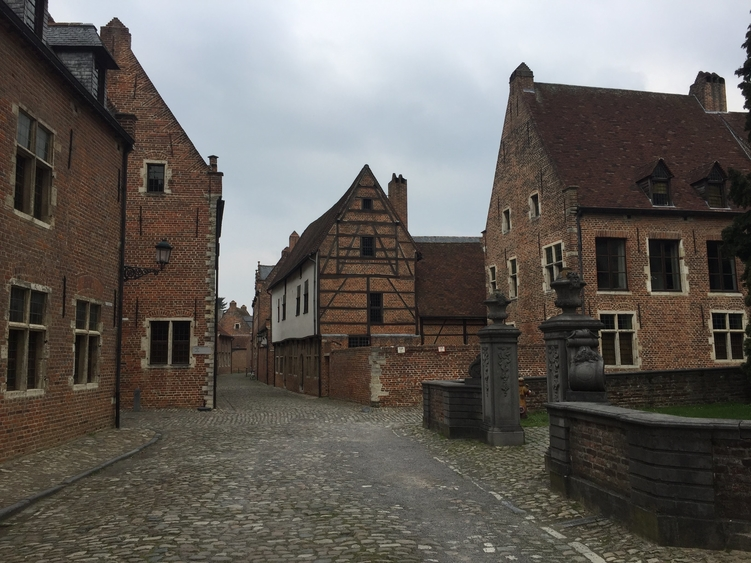
//> input picture leuvenA.jpg, 751 x 563 px
$ ./SURF   (built with g++ and OpenCV 4)
//> lines starting //> are read from the running program, lines starting //| are printed output that depends on the picture
#include <opencv4/opencv2/opencv.hpp>

#include <opencv2/xfeatures2d/nonfree.hpp>


int main() {
    cv::Mat img1 = cv::imread("leuvenA.jpg", cv::IMREAD_GRAYSCALE);
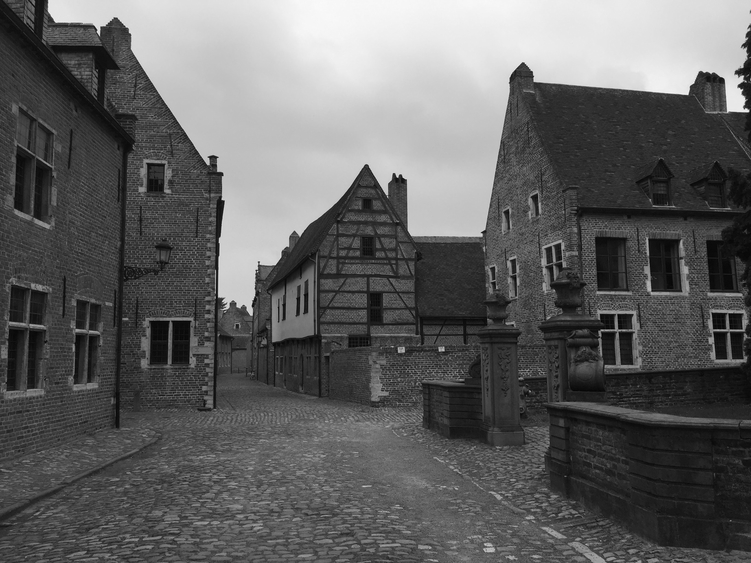
//> img1: 563 rows x 751 cols, CV_8UC1; min 0, max 250, mean 97.2
    cv::Mat img2 = cv::imread("leuvenB.jpg", cv::IMREAD_GRAYSCALE);
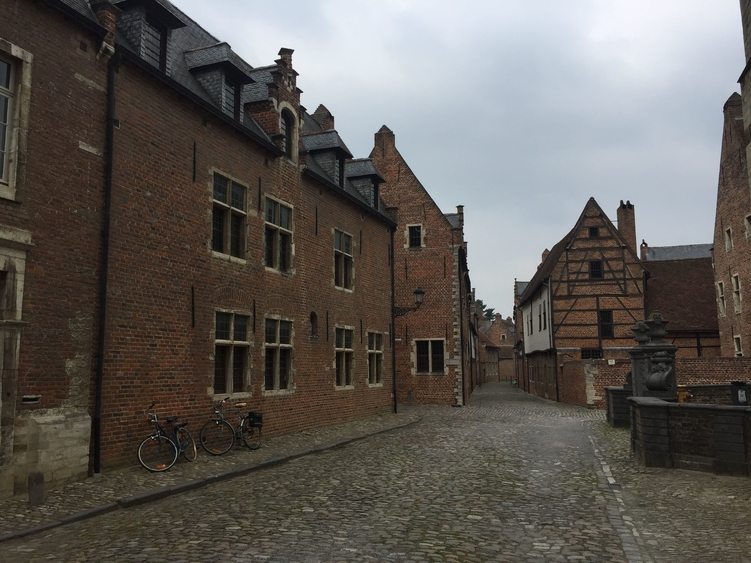
//> input picture leuvenB.jpg, 751 x 563 px
//> img2: 563 rows x 751 cols, CV_8UC1; min 0, max 254, mean 92.8

    if (img1.empty() || img2.empty()) return -1;

    // cv::Ptr<cv::SURF> surf = cv::SURF::create(400);
//> (the run ends here: the program needs code that is not available in this run, at `cv::Ptr<cv::> surf = cv::xfeatures2d::SURF::create(400);`)
